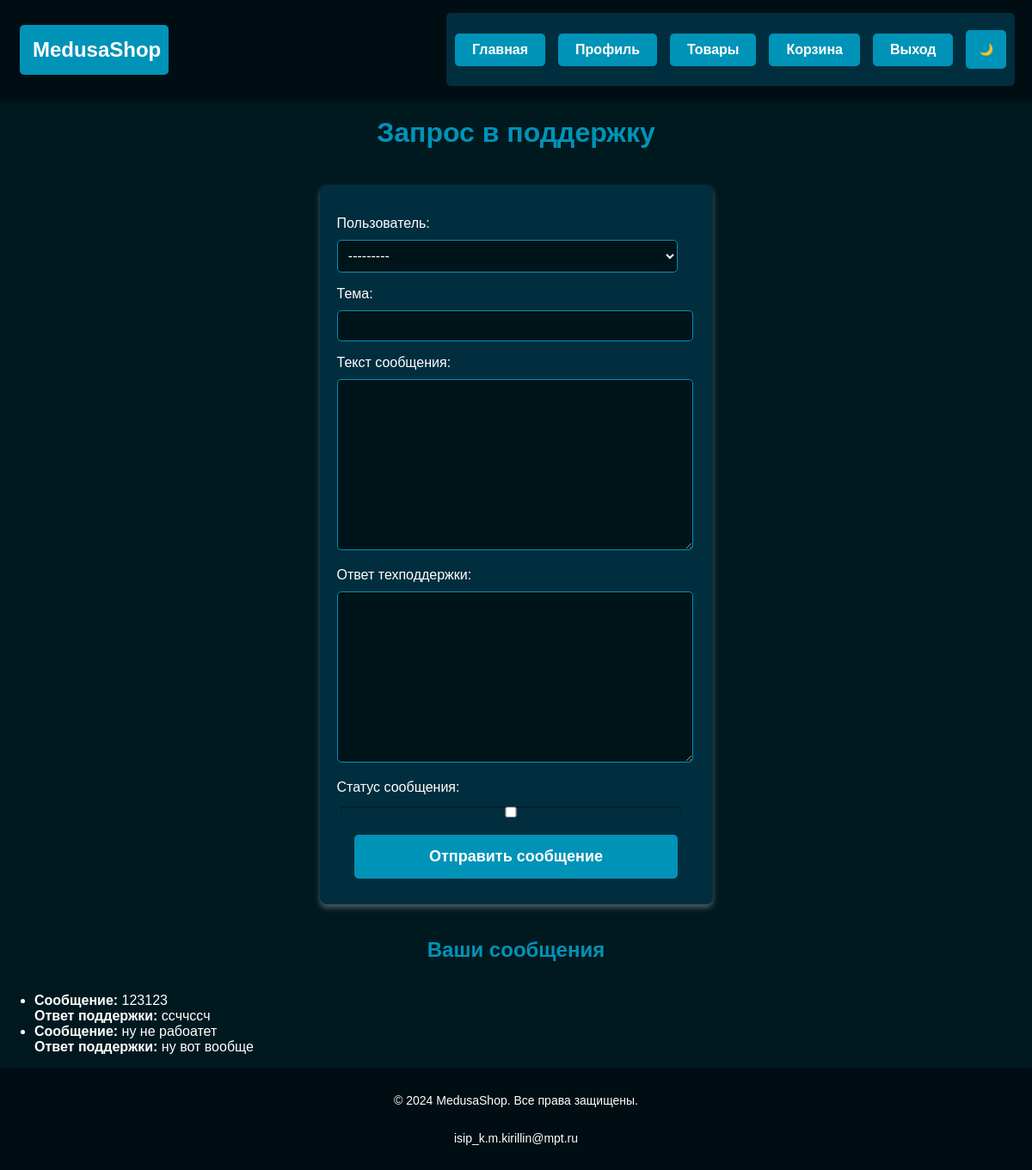
The page /support/request/ (signed in) on the database its author committed.
### shop/models.py (models this page shows, shortened)
class SupportMessage(models.Model):
    user = models.ForeignKey('User', on_delete=models.CASCADE, verbose_name="Пользователь")
    subject = models.CharField(max_length=255, verbose_name="Тема")
    message = models.TextField(verbose_name="Текст сообщения")
    response = models.TextField(blank=True, null=True, verbose_name="Ответ техподдержки")
    is_resolved = models.BooleanField(default=False,verbose_name="Статус сообщения")
    created_at = models.DateTimeField(auto_now_add=True, verbose_name="Дата создания")
    updated_at = models.DateTimeField(auto_now=True,verbose_name="Дата обновления")

### shop/views.py (the view)
# urls.py: path('support/request/', views.support_request, name='support_request'),
def support_request(request):
    if request.method == 'POST':
        form = SupportMessageForm(request.POST)
        if form.is_valid():
            support_message = form.save(commit=False)
            support_message.user = User.objects.get(id=request.session.get('user_id'))
            support_message.save()
            return redirect('support_success')
    else:
        form = SupportMessageForm()
    user = User.objects.get(id=request.session.get('user_id'))
    messages = SupportMessage.objects.filter(user=user).order_by('-created_at')
    return render(request, 'shop/support_request.html', {
        'form': form,
        'messages': messages
    })

### shop/forms.py
class SupportMessageForm(forms.ModelForm):
    class Meta:
        model = SupportMessage
        fields = ['subject', 'message']
        widgets = {
            'subject': forms.TextInput(attrs={'class': 'form-control', 'placeholder': 'Enter subject'}),
            'message': forms.Textarea(attrs={'class': 'form-control', 'placeholder': 'Enter your message'}),
        }

### shop/models.py (called while the page is built)
    def __str__(self):
        return self.user_name

### shop/templates/shop/support_request.html (shortened to what this page needs)
<!DOCTYPE html>
<html>
<head>
    {% load static %}
    <link rel="stylesheet" href="{% static 'style/style.css' %}">
</head>
<body>
    {% include 'partials/header.html' %}
    <h1>Запрос в поддержку</h1>
    <form method="POST">
        {{ form.as_p }}
        <button type="submit">Отправить сообщение</button>
    </form>
    <h2>Ваши сообщения</h2>
    <ul>
        {% for message in messages %}
            <li>
                <strong>Сообщение:</strong> {{ message.message }}
                {% if message.response %}
                    <br><strong>Ответ поддержки:</strong> {{ message.response }}
                {% else %}
                    <br><em>Ожидается ответ...</em>
                {% endif %}
            </li>
        {% endfor %}
    </ul>
    {% include 'partials/footer.html' %}
</body>
</html>

### static/style/style.css (style rules this page uses)
html, body { height: 100%; margin: 0; display: flex; flex-direction: column; }
body { font-family: Arial, sans-serif; background-color: #00191f; color: #ffffff; height: 100%; padding: 0; display: flex; flex-direction: column; justify-content: space-between; }
h1, h2, h3 { color: #0093b8; text-align: center; }
a, button { display: block; max-width: 600px; width: 80%; margin: 10px auto; padding: 15px; background-color: #0093b8; color: #ffffff; text-decoration: none; font-weight: bold; text-align: center; border: none; border-radius: 5px; transition: background-color 0.3s ease, transform 0.2s ease; }
form { max-width: 600px; margin: 20px auto; padding: 20px; background: #002e3e; border-radius: 8px; box-shadow: 0 4px 6px rgba(255, 255, 255, 0.3); }
form label { display: block; margin-bottom: 10px; color: #ffffff; }
form input, form select, form textarea { width: 95%; padding: 2%; font-size: 16px; border: 1px solid #0093b8; border-radius: 5px; background-color: #00151a; color: white; box-shadow: inset 0 1px 2px rgba(0, 0, 0, 0.5); }
form button { width: 90%; padding: 15px; background-color: #0093b8; border: none; border-radius: 5px; color: white; font-size: 18px; cursor: pointer; transition: background-color 0.3s ease, transform 0.2s ease; }

### rows shown on the page
SupportMessage: message "123123", response "ссччссч"
SupportMessage: message "ну не рабоатет", response "ну вот вообще"
